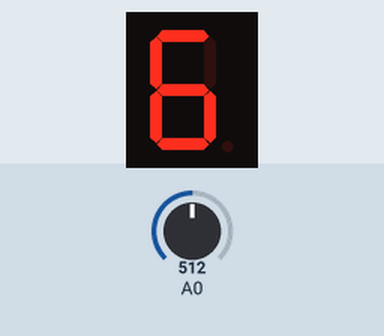
Recording of a sketch running on a simulated Arduino Uno, built with avr-gcc and run on an emulated ATmega328P. Parts: 1-digit seven-segment display. Wiring (inferred from the names in the program): 1-digit 7-segment display, segments lit when LOW: segments pin 2, pin 3, pin 4, pin 5, pin 6, pin 7, pin 8. The inputs (shaded band) are chosen by the test bench; at power-on: A0 = 512. The segment pins are drawn as the display they are named for.

Above: at 1.2 s.
1.3 s: A0 set to 568
2.8 s: A0 set to 597
At 3.4 s:
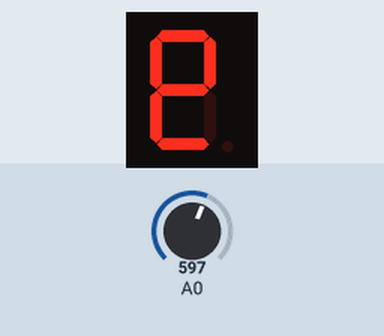
4.3 s: A0 set to 306
At 4.7 s:
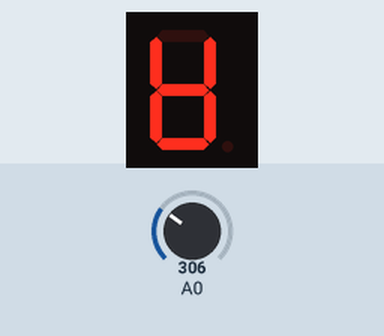
5.8 s: A0 set to 429
7.3 s: A0 set to 455
At 8.4 s:
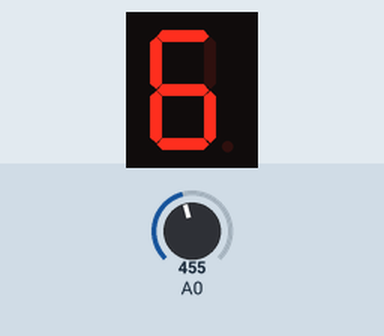
8.8 s: A0 set to 716
At 9.7 s:
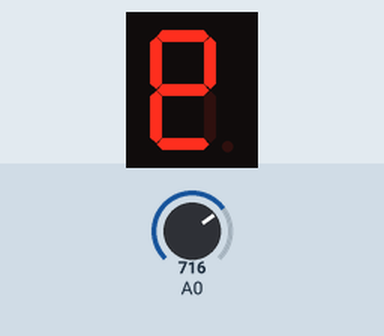
Timing chart, 0 to 11.3 s (numbered marks = the images above; inputs shaded):
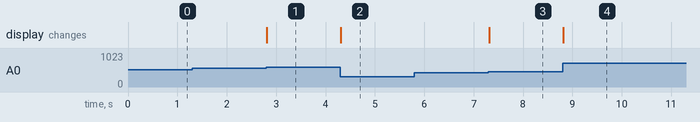

Measured:
- the behaviour switches between 585 and 586 on A0 (found by bisection; images 0 and 1)
- the behaviour switches between 438 and 439 on A0 (found by bisection; images 2 and 3)
- after the input at 1.3 s, every drawn part: stays the same
- after the input at 2.8 s, the display: changes at once (image 1)
- after the input at 4.3 s, the display: changes at once (image 2)
- after the input at 5.8 s, every drawn part: stays the same
- after the input at 7.3 s, the display: changes at once (image 3)
- after the input at 8.8 s, the display: changes at once (image 4)

The sketch:

sketch_oct20a.ino
```cpp
const int screenPins[] = {2, 3, 4, 5, 6, 7, 8};

void turnOnSegment(int pins[], int index);

void setup() {
    for (int i = 0; i < 7; i++) {
    pinMode(screenPins[i], OUTPUT);
  }
}

void loop() {
    int pot = analogRead(A0);
    int index = map(pot, 0, 1024, 0, 7);

    digitalWrite(9, HIGH);
    digitalWrite(2, HIGH);
    turnOnSegment(screenPins, index);
    delay(100);

}

void turnOnSegment(int pins[], int index)
{
    for (int i = 0; i < 7; i++) {
      if (pins[i] == index) {
        digitalWrite(pins[i], HIGH); // Turn on the selected segment
      } else {
        digitalWrite(pins[i], LOW); // Turn off other segments
      }
  }
}
```
